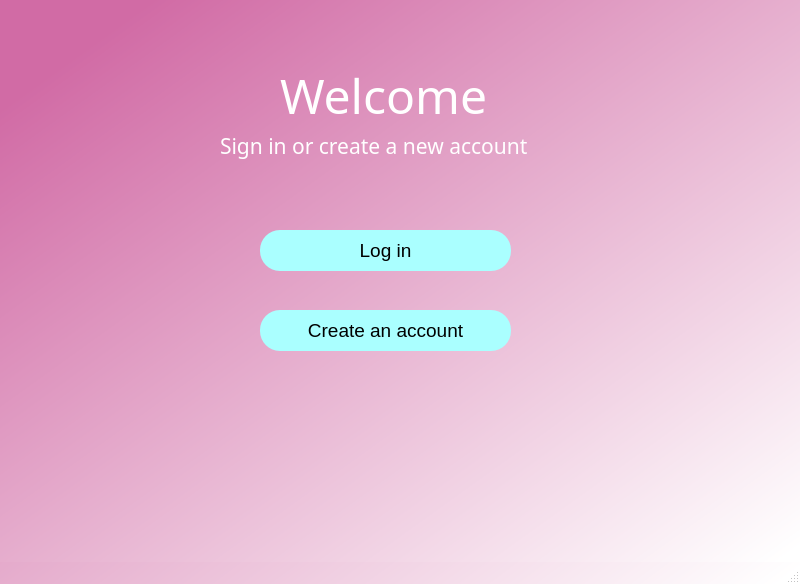
<?xml version="1.0" encoding="UTF-8"?>
<ui version="4.0">
 <class>MainWindow</class>
 <widget class="QMainWindow" name="MainWindow">
  <property name="geometry">
   <rect>
    <x>0</x>
    <y>0</y>
    <width>800</width>
    <height>584</height>
   </rect>
  </property>
  <property name="windowTitle">
   <string>MainWindow</string>
  </property>
  <property name="styleSheet">
   <string notr="true">QWidget#MainWindow{
background-color:qlineargradient(spread:pad, x1:0.091, y1:0.101636, x2:0.991379, y2:0.977, stop:0 rgba(209, 107, 165, 255), stop:1 rgba(255, 255, 255, 255));}</string>
  </property>
  <widget class="QWidget" name="centralwidget">
   <property name="styleSheet">
    <string notr="true">QWidget#centralwidget{
background-color: qlineargradient(spread:pad, x1:0.091, y1:0.101636, x2:0.991379, y2:0.977, stop:0 rgba(209, 107, 165, 255), stop:1 rgba(255, 255, 255, 255));}</string>
   </property>
   <widget class="QLabel" name="label">
    <property name="geometry">
     <rect>
      <x>280</x>
      <y>70</y>
      <width>221</width>
      <height>51</height>
     </rect>
    </property>
    <property name="font">
     <font>
      <family>MS Shell Dig 2</family>
      <pointsize>36</pointsize>
      <italic>false</italic>
      <bold>false</bold>
     </font>
    </property>
    <property name="styleSheet">
     <string notr="true">font: 36pt &quot;MS Shell Dig 2&quot;; color: rgb(255, 255, 255)</string>
    </property>
    <property name="text">
     <string>Welcome</string>
    </property>
   </widget>
   <widget class="QPushButton" name="loginPushButton">
    <property name="geometry">
     <rect>
      <x>260</x>
      <y>230</y>
      <width>251</width>
      <height>41</height>
     </rect>
    </property>
    <property name="font">
     <font>
      <family>MS Shell Dlg 2</family>
      <pointsize>14</pointsize>
      <italic>false</italic>
      <bold>false</bold>
     </font>
    </property>
    <property name="styleSheet">
     <string notr="true">border-radius:20px;
background-color: rgb(170, 255, 255);
font: 14pt &quot;MS Shell Dlg 2&quot;;
color: rgb(0, 0, 0);</string>
    </property>
    <property name="text">
     <string>Log in</string>
    </property>
   </widget>
   <widget class="QPushButton" name="createPushButton">
    <property name="geometry">
     <rect>
      <x>260</x>
      <y>310</y>
      <width>251</width>
      <height>41</height>
     </rect>
    </property>
    <property name="font">
     <font>
      <family>MS Shell Dlg 2</family>
      <pointsize>14</pointsize>
      <italic>false</italic>
      <bold>false</bold>
     </font>
    </property>
    <property name="styleSheet">
     <string notr="true">border-radius:20px;
background-color: rgb(170, 255, 255);
font: 14pt &quot;MS Shell Dlg 2&quot;;
color: rgb(0, 0, 0);</string>
    </property>
    <property name="text">
     <string>Create an account</string>
    </property>
   </widget>
   <widget class="QLabel" name="label_2">
    <property name="geometry">
     <rect>
      <x>220</x>
      <y>130</y>
      <width>341</width>
      <height>31</height>
     </rect>
    </property>
    <property name="font">
     <font>
      <family>MS Shell Dig 2</family>
      <pointsize>16</pointsize>
      <italic>false</italic>
      <bold>false</bold>
     </font>
    </property>
    <property name="styleSheet">
     <string notr="true">font: 16pt &quot;MS Shell Dig 2&quot;; color: rgb(255, 255, 255)</string>
    </property>
    <property name="text">
     <string>Sign in or create a new account</string>
    </property>
   </widget>
  </widget>
  <widget class="QStatusBar" name="statusbar"/>
 </widget>
 <resources/>
 <connections/>
</ui>
